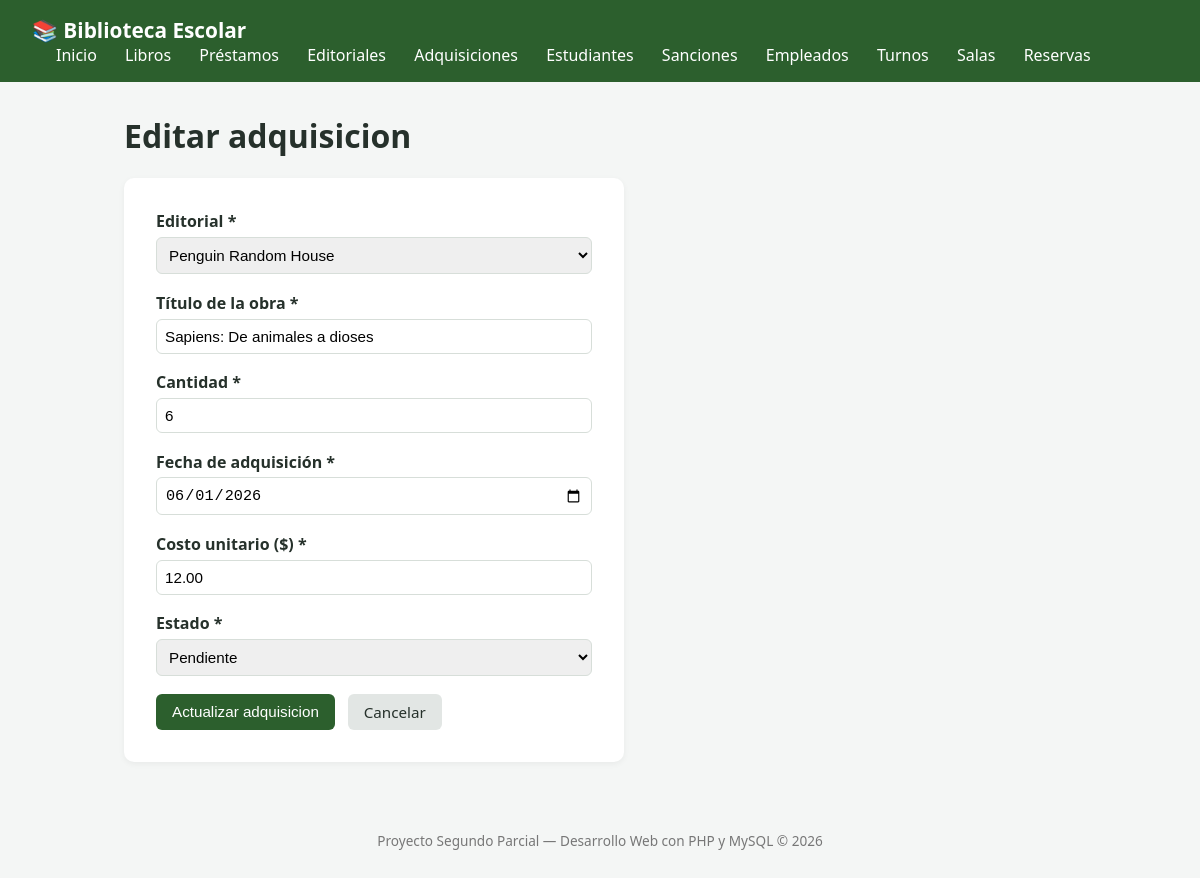
Page /index.php?route=adquisiciones/edit&id=2 on the committed database.
### tables this page shows
CREATE TABLE IF NOT EXISTS adquisiciones (
    id INT AUTO_INCREMENT PRIMARY KEY,
    editorial_id INT NOT NULL,
    titulo_obra VARCHAR(150) NOT NULL,
    cantidad INT NOT NULL DEFAULT 1,
    fecha_adquisicion DATE NOT NULL,
    costo_unitario DECIMAL(8,2) NOT NULL,
    estado ENUM('pendiente', 'recibido', 'cancelado') NOT NULL DEFAULT 'pendiente',
    creado_en TIMESTAMP DEFAULT CURRENT_TIMESTAMP,
    CONSTRAINT fk_adquisicion_editorial
        FOREIGN KEY (editorial_id) REFERENCES editoriales(id)
        ON DELETE CASCADE
        ON UPDATE CASCADE
);

CREATE TABLE IF NOT EXISTS editoriales (
    id INT AUTO_INCREMENT PRIMARY KEY,
    nombre VARCHAR(150) NOT NULL,
    pais VARCHAR(80) NOT NULL,
    telefono VARCHAR(20) NOT NULL,
    email VARCHAR(150) NOT NULL UNIQUE,
    creado_en TIMESTAMP DEFAULT CURRENT_TIMESTAMP
);

### app/controllers/adquisicionesController.php (called while the page is built, shortened)
<?php
require_once __DIR__ . '/../models/adquisiciones.php';
require_once __DIR__ . '/../models/editorial.php';
class AdquisicionController
{
    public function editar(int $id): void
    {
        $datos = $this->buscarPorId($id);
        $editoriales = editorial::obtenerTodos();
        require __DIR__ . '/../views/adquisiciones/edit.php';
    }
    private function buscarPorId(int $id): ?array
    {
        $resultados = adquisiciones::busqueda($id, '');
        foreach ($resultados as $fila) {
            if ((int) $fila['id'] === $id) {
                return $fila;
            }
        }
        return null;
    }
}

### app/models/adquisiciones.php (called while the page is built, shortened)
<?php
class adquisiciones{
    public static function busqueda($id, $titulo_obra)
    {
        $conn = Conexion::conectar();
        $bd_id = (int)$id;
        $bd_titulo_obra = $conn->real_escape_string($titulo_obra);
        $sql = "SELECT
        h.id, h.editorial_id, p.nombre AS nombre_editorial, h.titulo_obra, h.cantidad, h.fecha_adquisicion, h.costo_unitario, h.estado
        FROM adquisiciones h
        INNER JOIN editoriales p
        ON h.editorial_id = p.id
        WHERE (h.id = '$bd_id' OR h.titulo_obra = '$bd_titulo_obra')
        LIMIT 5";
        $res = $conn->query($sql);
        $adquisicionesLista = [];
        while ($fila = $res->fetch_assoc()) {
            $adquisicionesLista[] = $fila;
        }
        return $adquisicionesLista;
    }
}
?>

### app/models/editorial.php (called while the page is built, shortened)
<?php
class editorial{
    public static function obtenerTodos()
    {
        $conn = Conexion::conectar();
        $sql = "SELECT id, nombre, pais, telefono, email FROM editoriales ORDER BY id DESC";
        $res = $conn->query($sql);
        $editoriales = [];
        while ($fila = $res->fetch_assoc()) {
            $editoriales[] = $fila;
        }
        return $editoriales;
    }
}
?>

### app/views/adquisiciones/edit.php (the view, shortened to what this page needs)
<?php require __DIR__ . '/../header.php'; ?>
<h1>Editar adquisicion</h1>
<form action="index.php?route=adquisiciones/update&id=<?= $datos['id'] ?>" method="POST" class="formulario" novalidate id="form-adquisicion">
    <div class="campo">
        <label for="editorial_id">Editorial *</label>
        <select id="editorial_id" name="editorial_id" required>
            <?php foreach ($editoriales as $p): ?>
                <option value="<?= $p['id'] ?>" <?= (isset($datos['editorial_id']) && $datos['editorial_id'] == $p['id']) ? 'selected' : '' ?>>
                    <?= htmlspecialchars($p['nombre']) ?>
                </option>
            <?php endforeach; ?>
        </select>
    </div>
    <div class="campo">
        <label for="titulo_obra">Título de la obra *</label>
        <input type="text" id="titulo_obra" name="titulo_obra" required maxlength="150"
               value="<?= htmlspecialchars($datos['titulo_obra'] ?? '') ?>">
    </div>
    <div class="campo">
        <label for="cantidad">Cantidad *</label>
        <input type="number" id="cantidad" name="cantidad" required min="1"
               value="<?= htmlspecialchars($datos['cantidad'] ?? '') ?>">
    </div>
    <div class="campo">
        <label for="fecha_adquisicion">Fecha de adquisición *</label>
        <input type="date" id="fecha_adquisicion" name="fecha_adquisicion" required
               value="<?= htmlspecialchars($datos['fecha_adquisicion'] ?? '') ?>">
    </div>
    <div class="campo">
        <label for="costo_unitario">Costo unitario ($) *</label>
        <input type="number" id="costo_unitario" name="costo_unitario" required min="0" step="0.01"
               value="<?= htmlspecialchars($datos['costo_unitario'] ?? '') ?>">
    </div>
    <div class="campo">
        <label for="estado">Estado *</label>
        <select id="estado" name="estado" required>
                <option value="pendiente" <?= (($datos['estado'] ?? '') === 'pendiente') ? 'selected' : '' ?>>Pendiente</option>
        </select>
    </div>
    <div class="acciones-form">
        <button type="submit" class="btn btn-primary">Actualizar adquisicion</button>
        <a href="index.php?route=adquisiciones" class="btn">Cancelar</a>
    </div>
</form>
<?php require __DIR__ . '/../footer.php'; ?>

### public/css/style.css (style rules this page uses)
:root { --color-primario: #2c5f2d; --color-primario-oscuro: #1e4220; --color-fondo: #f4f6f5; --color-texto: #26312b; --color-borde: #d7ded9; --color-error: #c0392b; --color-exito: #27924b; --color-advertencia: #b8860b; }
* { box-sizing: border-box; }
body { margin: 0; font-family: 'Segoe UI', Arial, sans-serif; background-color: var(--color-fondo); color: var(--color-texto); }
.btn { display: inline-block; padding: 0.5rem 1rem; border-radius: 6px; text-decoration: none; background: #e2e6e4; color: var(--color-texto); border: none; cursor: pointer; font-size: 0.95rem; }
.btn-primary { background-color: var(--color-primario); color: white; }
.formulario { background: white; padding: 2rem; border-radius: 10px; max-width: 500px; box-shadow: 0 2px 6px rgba(0,0,0,0.05); }
.campo { margin-bottom: 1.1rem; display: flex; flex-direction: column; }
.campo label { font-weight: 600; margin-bottom: 0.3rem; }
.campo input, .campo select { padding: 0.5rem; border: 1px solid var(--color-borde); border-radius: 6px; font-size: 0.95rem; }
.acciones-form { display: flex; gap: 0.8rem; margin-top: 1rem; }

### rows in the picture
adquisiciones: editorial_id "Penguin Random House", titulo_obra "Sapiens: De animales a dioses", cantidad "6", fecha_adquisicion "06/01/2026", costo_unitario "12.00", estado "Pendiente"
